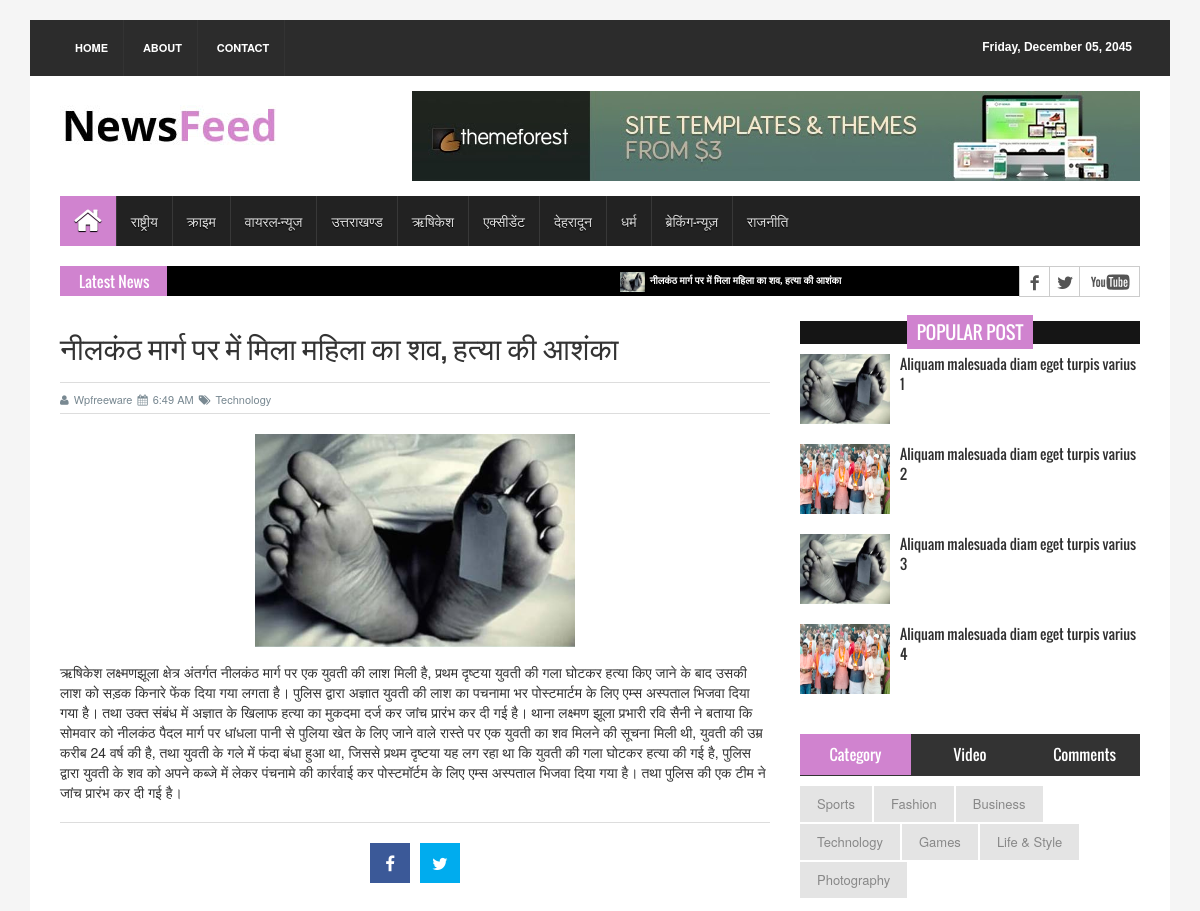
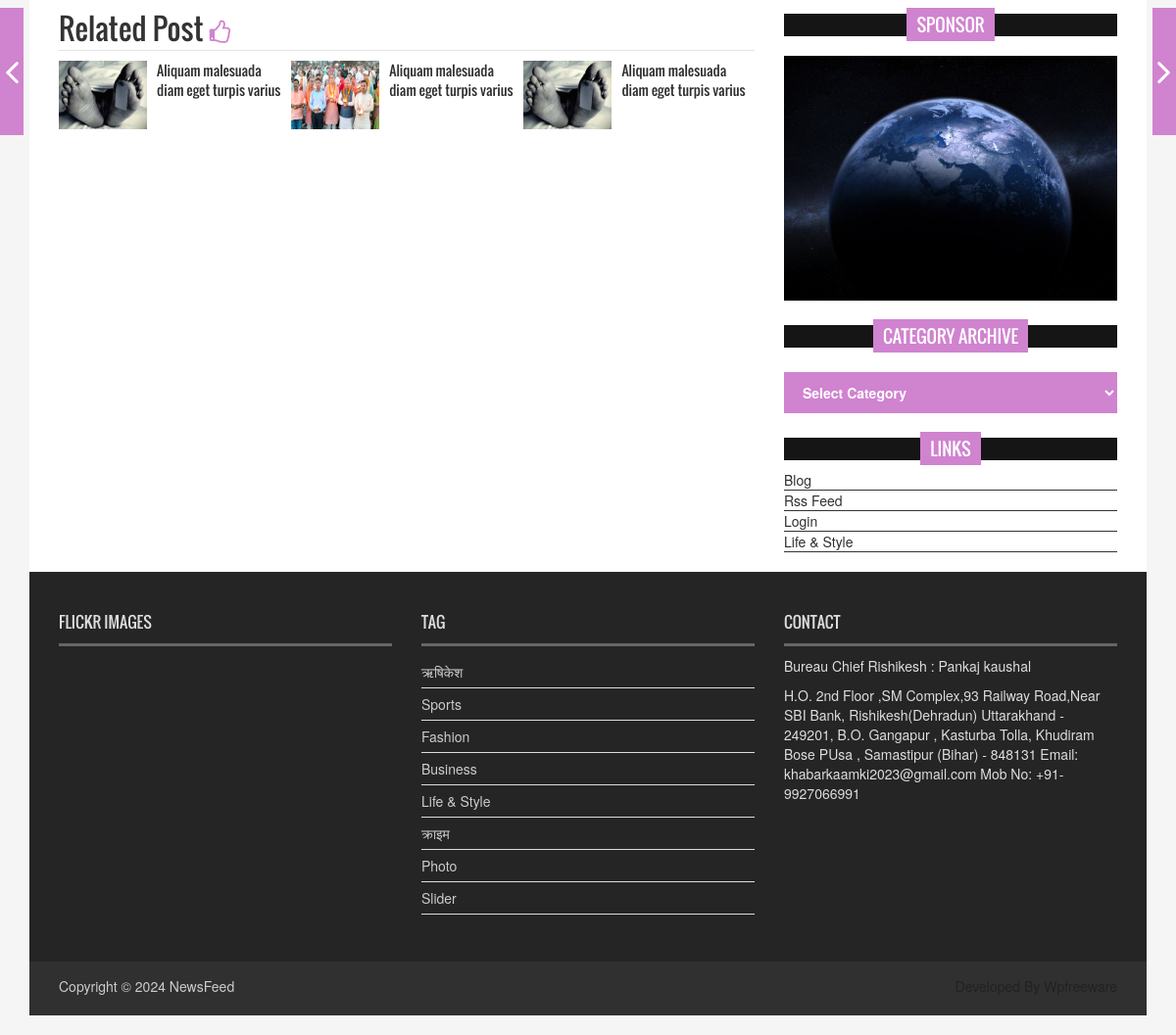
The page /1 on the database its author committed (2 pictures, top to bottom).
### tables this page shows
CREATE TABLE `tbl_menu` (
  `id` int(11) NOT NULL,
  `title` varchar(50) NOT NULL,
  `url` varchar(50) NOT NULL,
  `is_submenu` enum('0','1') NOT NULL,
  `is_active` enum('1','0') NOT NULL
);

CREATE TABLE `tbl_news` (
  `id` int(11) NOT NULL,
  `title` varchar(200) NOT NULL,
  `description` text NOT NULL,
  `small_image_url` varchar(50) NOT NULL,
  `large_image_url` varchar(50) NOT NULL,
  `category` enum('1','2','3','4') NOT NULL,
  `is_active` enum('0','1') NOT NULL,
  `is_delete` enum('0','1') NOT NULL
);

### include/connection.php (called while the page is built, shortened)
<?php
class connect
{
	function runQuery($sql){
		$servername = "localhost";
		$username = "root";
		$password = "";
		$dbname = "khabar_uk";
		$conn = mysqli_connect($servername, $username, $password, $dbname);
		return mysqli_query($conn, $sql);
	}
}
?>

### include/classes.php (the view, shortened to what this page needs)
<?php require_once 'connection.php';
class admin
{
	function getMenus()
	{
		$sql = "CALL getMenus()";
		$ret = $this->query($sql);
		if(isset($_GET['tabId'])){
			$tabClickId = $_GET['tabId'];
		}else{
			$tabClickId = 0;
		}
		while($row = $this->fetcharray($ret)) {
			echo $tabClickId && $tabClickId == $row['id'] ? '<li class="active">' : '<li>';
			echo '<a href="' . $row['id'] . '">' . $row['title'] . '</a>';
			echo '</li>';
		}
	}
	function getPostDetails()
	{
		$sql = "CALL getPostDetails(" . $_GET['postId'] .")";
		$ret = $this->query($sql);
		while($row = $this->fetcharray($ret)) {
			echo '<h1>' . $row['title'] . '</h1>';
			echo '<div class="post_commentbox">';
			echo '<a href="#"><i class="fa fa-user"></i>Wpfreeware</a>';
			echo '<span>';
			echo '<i class="fa fa-calendar"></i>6:49 AM';
			echo '</span>';
			echo '<a href="#">';
			echo '<i class="fa fa-tags"></i>Technology';
			echo '</a>';
			echo '</div>';
			echo '<div class="single_page_content">';
			echo '<img class="img-center" src="assets/images/' . $row['small_image_url'] . '" alt="">';
			echo $row['description'];
			echo '</div>';
		}
	}
	function getLatestNews()
	{
		$latestNewsCatagory = 2;
		$sql = "CALL getLatestNews(" . $latestNewsCatagory . ")";
		$ret = $this->query($sql);
		while($row = $this->fetcharray($ret)) {
		echo '<li>';
			echo '<a href="">';
				echo '<img src="assets/images/' . $row['large_image_url'] . '" alt="">';
				echo $row['title'];
				echo '</a>';
			echo '</li>';
		}
	}
	function fetcharray($sql)
	{
	return mysqli_fetch_array($sql);
	}
	function query($sql)
	{
	$connect = new connect();
	return $connect->runQuery($sql);
	}
}
?>

### rows shown on the page
tbl_menu: title "राष्ट्रीय"
tbl_menu: title "क्राइम"
tbl_menu: title "वायरल-न्यूज"
tbl_menu: title "उत्तराखण्ड"
tbl_menu: title "ऋषिकेश"
tbl_menu: title "एक्सीडेंट"
tbl_menu: title "देहरादून"
tbl_menu: title "धर्म"
tbl_menu: title "ब्रेकिंग-न्यूज़"
tbl_menu: title "राजनीति"
tbl_news: large_image_url (picture), title "नीलकंठ मार्ग पर में मिला महिला का शव, हत्या की आशंका", small_image_url (picture), description "ऋषिकेश लक्ष्मणझूला क्षेत्र अंतर्गत नीलकंठ मार्ग पर एक युवती की लाश मिली है, प्रथम दृष्टया युवती की गला घोटकर हत्या किए जाने के बाद उसकी लाश को सड़क किनारे फेंक दिया गया लगता है। पुलिस द्वारा अज्ञात युवती की लाश का पचनामा भर पोस्टमार्टम के लिए एम्स अस्पताल भिजवा दिया गया है। तथा उक्त संबंध में अज्ञात के खिलाफ हत्या का मुकदमा दर्ज कर जांच प्रारंभ कर दी गई है। थाना लक्ष्मण झूला प्रभारी रवि सैनी ने बताया कि सोमवार को नीलकंठ पैदल मार्ग पर धांधला पानी से पुलिया खेत के लिए जाने वाले रास्ते पर एक युवती का शव मिलने की सूचना मिली थी, युवती की उम्र करीब 24 वर्ष की है, तथा युवती के गले में फंदा बंधा हुआ था, जिससे प्रथम दृष्टया यह लग रहा था कि युवती की गला घोटकर हत्या की गई है, पुलिस द्वारा युवती के शव…"
